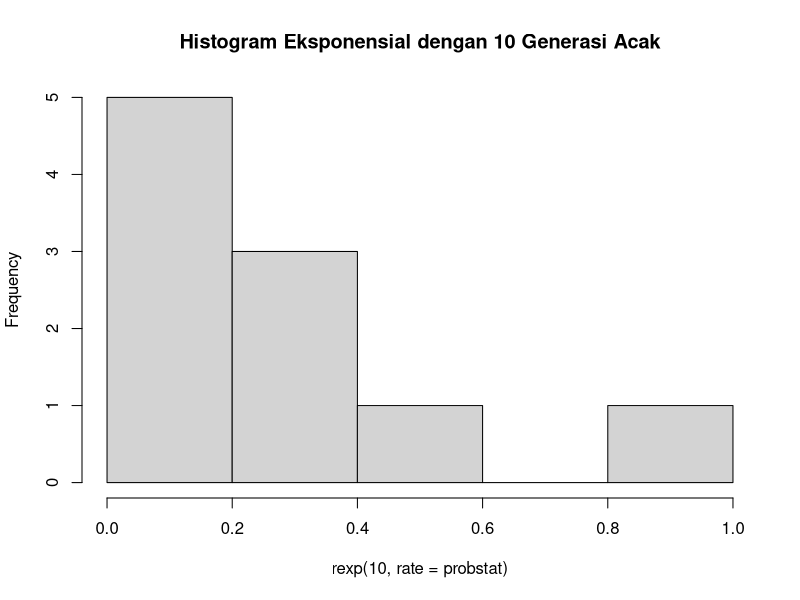
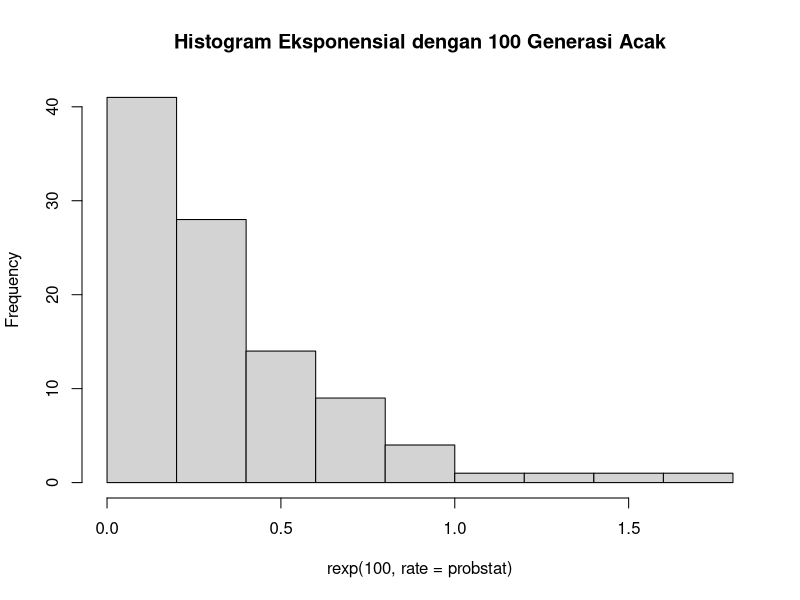
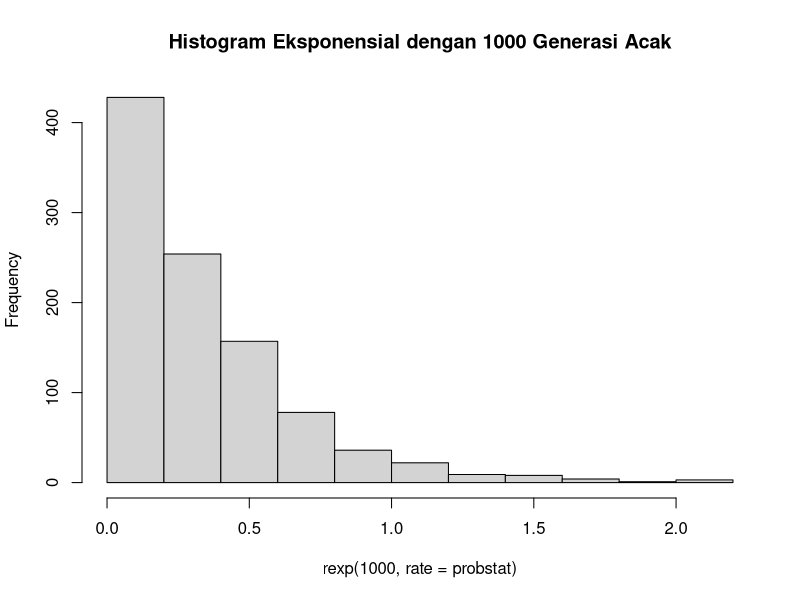
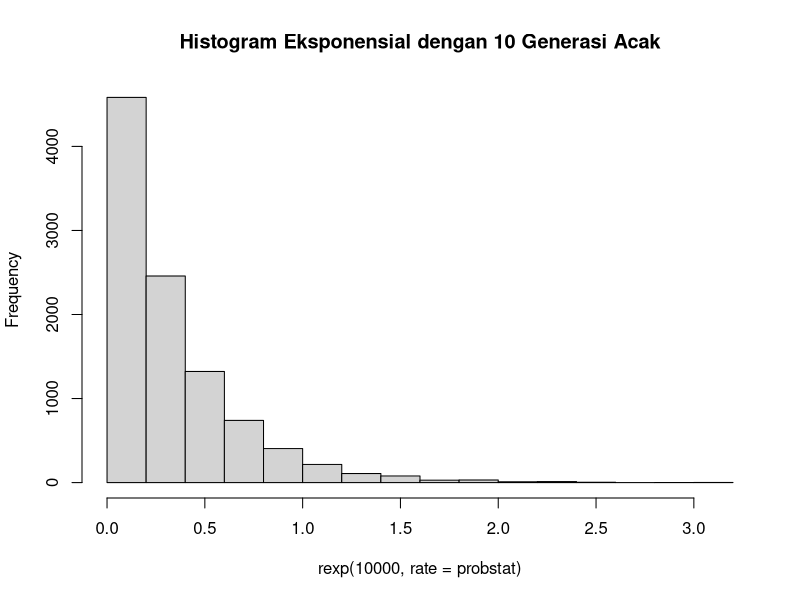

Recreate these plots in R, in order.
#Soal 5
#A
probstat = 3
rexp(10,rate = probstat)

#B
set.seed(1)
hist(rexp(10, rate = probstat), 
     main = "Histogram Eksponensial dengan 10 Generasi Acak")
hist(rexp(100, rate = probstat), 
     main = "Histogram Eksponensial dengan 100 Generasi Acak")
hist(rexp(1000, rate = probstat), 
     main = "Histogram Eksponensial dengan 1000 Generasi Acak")
hist(rexp(10000, rate = probstat), 
     main = "Histogram Eksponensial dengan 10 Generasi Acak")

